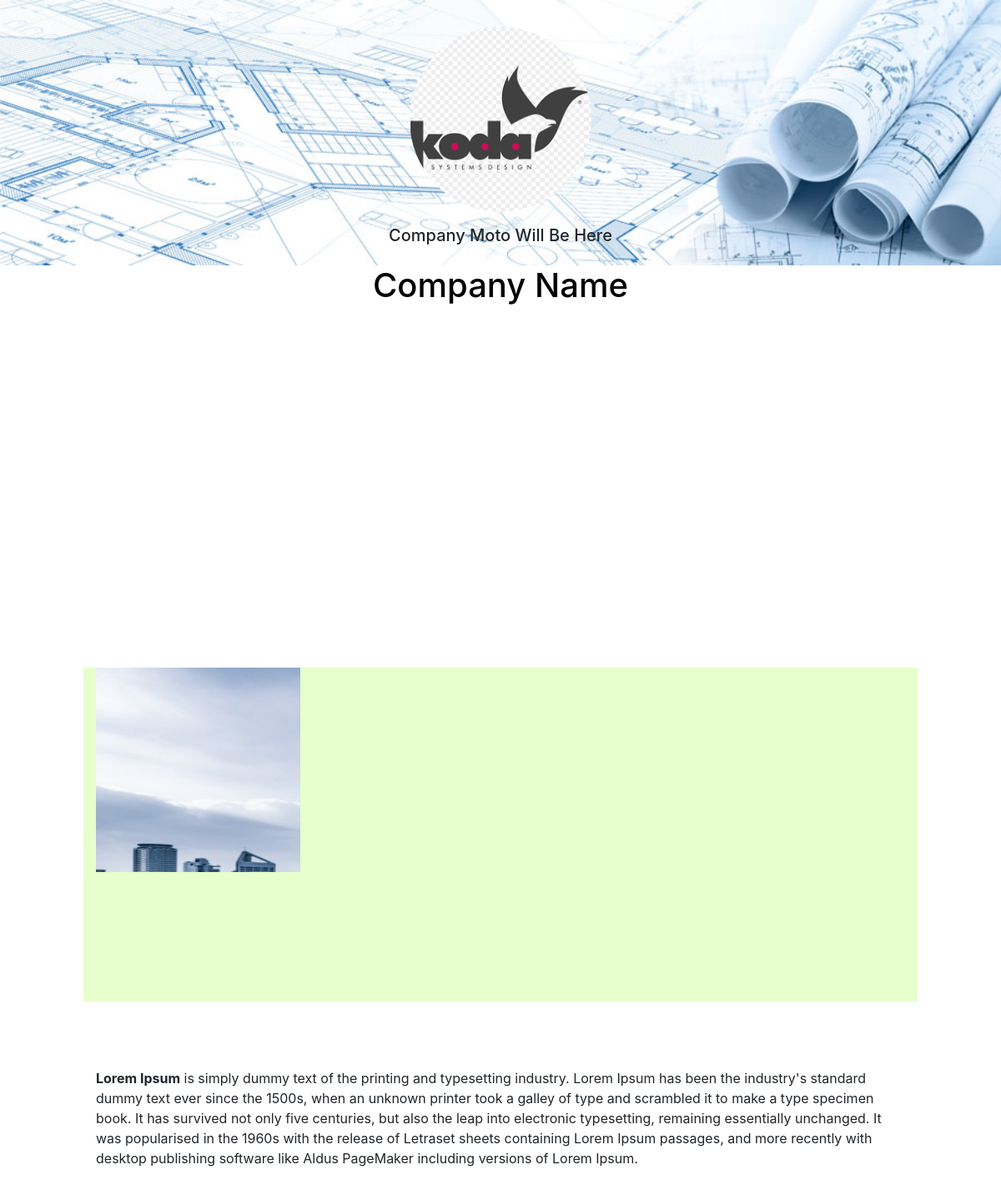
Page /details/professional/1/ on the committed database.
### architectApps/models.py (models this page shows, shortened)
class Company_details(models.Model):
    company_name = models.CharField(
        max_length=200, help_text='Enter Company Name')
    company_moto = models.CharField(
        max_length=200, help_text='Enter Company Moto')
    company_description = HTMLField(
        blank=True, help_text='Enter Company Descriptions')
    cover_pic = models.ImageField(
        upload_to='images/', help_text='Enter Company Cover Pic(max-height:250px)')
    logo_pic = models.ImageField(
        upload_to='images/', help_text='Enter Company Logo Pic(height:220px,width:220px)')

class Professional(models.Model):
    dateTime = models.DateTimeField(auto_now=False, auto_now_add=True)
    project_cover_pic = models.ImageField(
        upload_to='images/', help_text='Enter Project Cover Pic max-height:250px')
    project_title = models.CharField(max_length=200,
                                     help_text="Title Of the project", blank=True)
    project_owner = models.CharField(
        max_length=200, help_text="Owner Of the project", blank=True)
    project_location = models.CharField(max_length=500,
                                        help_text="Title Of the project", blank=True)
    project_description = HTMLField(
        blank=True, help_text='Enter Project Descriptions')
    slide_image1 = models.ImageField(
        upload_to='images/', help_text='Enter Company Cover Pic(max-height:250px)', blank=True)
    slide_image2 = models.ImageField(
        upload_to='images/', help_text='Enter Company Cover Pic(max-height:250px)', blank=True)
    slide_image3 = models.ImageField(
        upload_to='images/', help_text='Enter Company Cover Pic(max-height:250px)', blank=True)
    slide_image4 = models.ImageField(
        upload_to='images/', help_text='Enter Company Cover Pic(max-height:250px)', blank=True)
    slide_image5 = models.ImageField(
        upload_to='images/', help_text='Enter Company Cover Pic(max-height:250px)', blank=True)
    external_pic_storage = models.URLField(max_length=200, blank=True)
    external_video_storage = models.URLField(max_length=200, blank=True)
    class Meta:
        ordering = ['dateTime']

### architectApps/views.py (the view)
def details_view(request, section, pk):
    query = ''
    if(section == 'academic'):
        query = Academic.objects.get(pk=pk)
    elif(section == 'professional'):
        query = Professional.objects.get(pk=pk)
    return render(request, 'details.html', {'data': query})

### architectApps/context_header_footer_data.py (called while the page is built)
def context_data(request):
    query = Company_details.objects.all()
    return {'context_data': query, }

### architectApps/templates/details.html (shortened to what this page needs)
{% extends 'header_footer.html' %} {% load static %}  {% block body %}
<div class="container-fluid" >
    <div class="row">
        <div class="col-10 offset-1" style="background-color:	#e6ffcc">
            <div id="carouselExampleIndicators" class="carousel slide" data-ride="carousel">
                <ol class="carousel-indicators">
                    <li data-target="#carouselExampleIndicators" data-slide-to="0" class="active"></li>
                    <li data-target="#carouselExampleIndicators" data-slide-to="1"></li>
                    <li data-target="#carouselExampleIndicators" data-slide-to="2"></li>
                </ol>
                <div class="carousel-inner">
                    <div class="carousel-item active">
                        <img class="d-block w-100" style="max-height:50vh" src="{{data.slide_image1.url}}" alt="First slide">
                    </div>
                </div>
                <a class="carousel-control-prev" href="#carouselExampleIndicators" role="button" data-slide="prev">
                  <span class="carousel-control-prev-icon" aria-hidden="true"></span>
                </a>
                <a class="carousel-control-next" href="#carouselExampleIndicators" role="button" data-slide="next">
                  <span class="carousel-control-next-icon" aria-hidden="true"></span>
                </a>
            </div>
        </div>
    </div>
    <div class="row" style="margin-top:5rem">
      <div class="col-10 offset-1">
        {{data.project_description|safe}}
      </div>
    </div>
</div>
{% endblock body %}

### architectApps/templates/header_footer.html (shortened to what this page needs)
{% load static %}
<!DOCTYPE html>
<html>
<head>
    <link rel="stylesheet" href="https://stackpath.bootstrapcdn.com/bootstrap/4.5.1/css/bootstrap.min.css">
    <link rel="stylesheet" type="text/css" href="{%static 'css/home.css'%}">
</head>
<body>
<div class="container-fluid">
{% for var1 in context_data %}
        <div style="height: 100vh">
            <div class="row homePageUpperBannerImage" style="background-image: url('{{var1.cover_pic.url}}');">
                <div class="col text-center">
                    <img src="{{var1.logo_pic.url}}" style="border-radius: 50%;margin-top: 2rem;max-height:222px;max-width: 222px">
                    <h5 style="margin-top: 1rem;padding-bottom: 1rem">{{var1.company_moto|safe}}</h5>
                </div>
            </div>
            <div class="row">
                <div class="col text-center">
                    <h1><a class="color" href="{% url 'home' %}" style="color:black">{{var1.company_name|safe}}</a></h1>
                </div>
            </div>
        </div>
        {% endfor %}
        </div>
{% block body %}
{% endblock body %}
</body>
</html>

### static/css/home.css (style rules this page uses)
.homePageUpperBannerImage { background-repeat: no-repeat; background-size: 100% 100%; background-position: center; }
a { outline: none; }

### rows in the picture
Company_details: cover_pic (picture), logo_pic (picture), company_moto "Company Moto Will Be Here", company_name "Company Name"
Professional: slide_image1 (picture), project_description "Lorem Ipsum is simply dummy text of the printing and typesetting industry. Lorem Ipsum has been the industry's standard dummy text ever since the 1500s, when an unknown printer took a galley of type and scrambled it to make a type specimen book. It has survived not only five centuries, but also the leap into electronic typesetting, remaining essentially unchanged. It was popularised in the 1960s with the release of Letraset sheets containing Lorem Ipsum passages, and more recently with desktop publishing software like Aldus PageMaker including versions of Lorem Ipsum."
